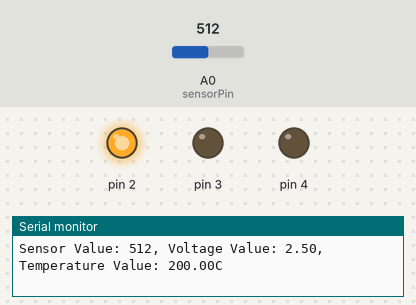
Bench run of a sketch on a simulated Arduino Uno, built with avr-gcc and run on an emulated ATmega328P. Shown: output pins drawn as LEDs (lit = HIGH), the last lines printed to the serial monitor. The test bench sets the inputs (shaded band); at power-on: A0 (sensorPin) = 512.

Above: at 1.3 s.
1.4 s: A0 (sensorPin) set to 184
2.9 s: A0 (sensorPin) set to 175
At 4.2 s:
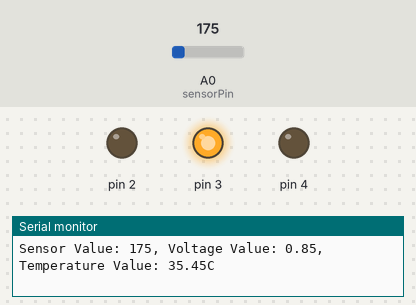
4.5 s: A0 (sensorPin) set to 122
At 5.8 s:
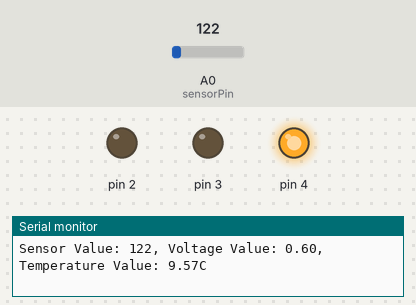
Timing chart, 0 to 7.5 s (numbered marks = the images above; inputs shaded):
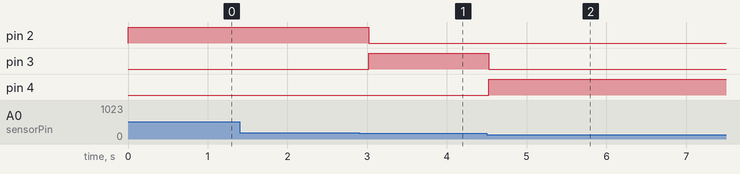

The sketch:

Love-o-Meter.ino
```cpp
/*
This project reads the temperature of a person's hand, in order to determine whether
they are feeling embarrased or nervous due to a significant other. The temperature values
are mapped to three LEDs: blue, yellow, and red. If the person's hands are cold, the blue LED
will turn on; if it is normal/warm, the yellow LED wil turn on; if it is hot, the red LED will
turn on.
*/

//initalzing the variables, and setting the temperature of the room to 35.4 degrees.
const int sensorPin = A0;
const float defaultTemp = 35.4;

//begins collecting analog data from the temperature sensor, and initalized the LED pins.
void setup() {
  Serial.begin(9600);
  for (int pinnum = 2; pinnum < 5; pinnum ++){
    pinMode(pinnum, OUTPUT);
    digitalWrite(pinnum, LOW);
  }


}

void loop() {
  // Displaying the raw sensor values
  int sensorVal = analogRead(sensorPin);
  Serial.print("Sensor Value: ");
  Serial.print(sensorVal);

  //convert and display raw sensor values into voltage values
  float voltage = (sensorVal/1024.0)*5.0;
  Serial.print(", Voltage Value: ");
  Serial.print(voltage);

  //convert and display voltage values into temperature in degrees celsius
  float temperature = (voltage - 0.5)*100.0;
  Serial.print(", Temperature Value: ");
  Serial.print(temperature);
  Serial.println("C");

  //turns on the blue LED if the sensor reads a "cold" value
  if (temperature < defaultTemp-0.5){
    digitalWrite(2, LOW);
    digitalWrite(3, LOW);
    digitalWrite(4, HIGH);
  }
  //turns on the yellow LED if the sensor reads a "warm or normal" value
  else if (temperature >= defaultTemp-0.5 && temperature< defaultTemp + 0.5){
    digitalWrite(2, LOW);
    digitalWrite(3, HIGH);
    digitalWrite(4, LOW);
  }
  //turns on the red LED if the senor reads a "hot" value
  else if (temperature >= defaultTemp + 0.5){
    digitalWrite(2, HIGH);
    digitalWrite(3, LOW);
    digitalWrite(4, LOW);
  }
  //allows for a sustained change, for better user experience
  delay(500);
}
```

Measured:
- the behaviour switches between 176 and 175 on A0 (sensorPin) (found by bisection; images 0 and 1)
- after the input at 2.9 s, pin 2: HIGH → LOW after 0.12 s; pin 3: LOW → HIGH after 0.12 s
- after the input at 4.5 s, pin 3: HIGH → LOW at once; pin 4: LOW → HIGH at once
